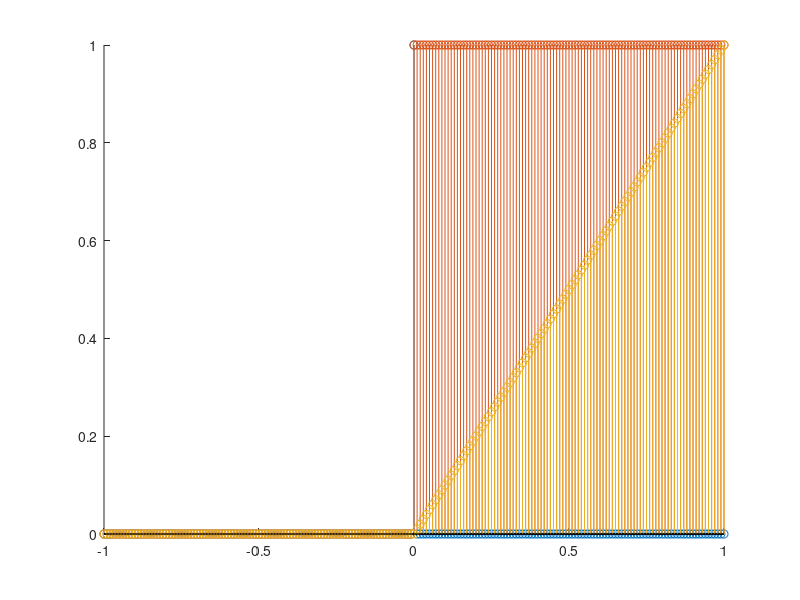

Reproduce this figure in MATLAB.
clear all;
clc;

t=(-1:0.01:1);

impulse=t==0;
unitstep=t>=0;
ramp=t.*unitstep;

hold on;
stem(t,impulse);
stem(t,unitstep);
stem(t,ramp);
hold off;